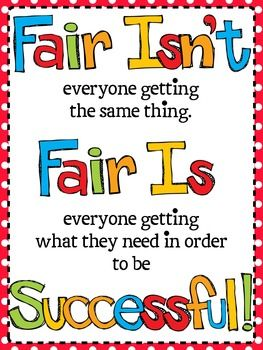
#> input picture poster.jpg, 263 x 350 px
$ python 'image text.py'   (older library calls are emulated)
#> lines starting #> are read from the running program, lines starting #| are printed output that depends on the picture; after the words box and inside, x2 and y2 are one past the last pixel; in counts of white or black regions, pixels touching at a corner belong together
import cv2


def captch_ex(file_name):
#> called with file_name = 'poster.jpg'
    img = cv2.imread(file_name)
#> img is the input picture: shape (350, 263, 3); mean B, G, R 190.1, 196, 215.8

    img_final = cv2.imread(file_name)
    img2gray = cv2.cvtColor(img, cv2.COLOR_BGR2GRAY)
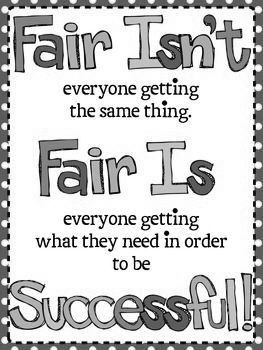
#> img2gray: shape (350, 263); min 0, max 255, mean 201.2
    ret, mask = cv2.threshold(img2gray, 180, 255, cv2.THRESH_BINARY)
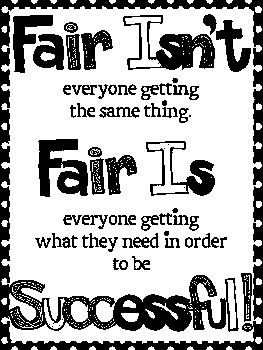
#> mask: shape (350, 263); 69.9% white; 71 black regions (7 under 20 px), largest, box (x1, y1, x2, y2) and area: (0, 0, 263, 350) 14074, (123, 15, 215, 70) 1952, (38, 139, 88, 197) 1776
    image_final = cv2.bitwise_and(img2gray, img2gray, mask=mask)
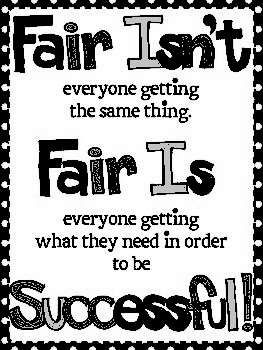
#> image_final: shape (350, 263); min 0, max 255, mean 173.3
    ret, new_img = cv2.threshold(image_final, 180, 255, cv2.THRESH_BINARY)  # for black text , cv.THRESH_BINARY_INV
    '''
            line  8 to 12  : Remove noisy portion
    '''
    kernel = cv2.getStructuringElement(cv2.MORPH_CROSS, (3,
                                                         3))  # to manipulate the orientation of dilution , large x means horizonatally dilating  more, large y means vertically dilating more
    dilated = cv2.dilate(new_img, kernel, iterations=9)  # dilate , more the iteration more the dilation
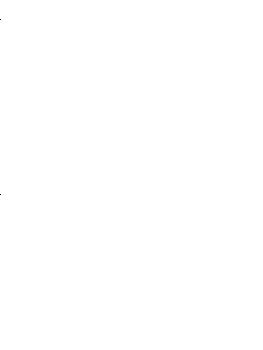
#> dilated: shape (350, 263); 100% white; black in thin lines or dots, all inside (x1, y1, x2, y2) = (0, 19, 1, 195)

    contours, hierarchy = cv2.findContours(dilated, cv2.RETR_EXTERNAL, cv2.CHAIN_APPROX_NONE)  # get contours
#> contours = 1 contour; box (x1, y1, x2, y2) and area: (0, 0, 263, 350) 91436
    """
    image, contours, hierarchy = cv2.findContours(dilated,cv2.RETR_EXTERNAL,cv2.CHAIN_APPROX_NONE)  # cv3.x.x
    """

    for contour in contours:
        # get rectangle bounding contour
        [x, y, w, h] = cv2.boundingRect(contour)

        # Don't plot small false positives that aren't text
        if w < 35 and h < 35:
            continue

        # draw rectangle around contour on original image
        cv2.rectangle(img, (x, y), (x + w, y + h), (255, 0, 255), 2)

        '''
        #you can crop image and send to OCR  , false detected will return no text :)
        cropped = img_final[y :y +  h , x : x + w]

        s = file_name + '/crop_' + str(index) + '.jpg'
        cv2.imwrite(s , cropped)
        index = index + 1

        '''
#> this loop made 1 pass
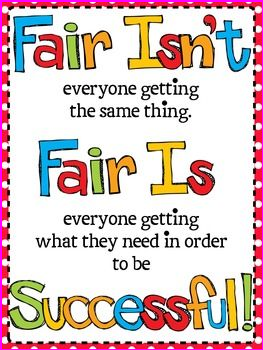
#> img: shape (350, 263, 3); 1.99% of pixels changed, all inside (x1, y1, x2, y2) = (0, 0, 263, 350)
    # write original image with added contours to disk
    cv2.imshow('captcha_result', img)
    cv2.waitKey()


file_name = 'poster.jpg'
captch_ex(file_name)
